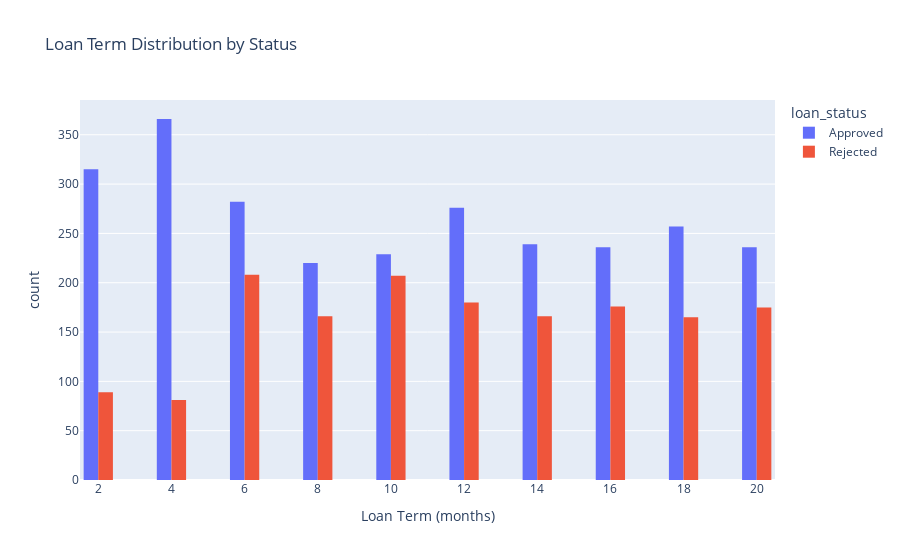

Notebook source saved alongside this figure:
### Code cell
fig = px.histogram(
    df_full,
    x='loan_term',
    color='loan_status',
    barmode='group',
    nbins=20,
    title='Loan Term Distribution by Status',
    labels={'loan_term':'Loan Term (months)', 'count':'Applicants'}
)
fig.show()

### Figure 1 — Plotly figure (JSON) as saved in the notebook; plotly's stock layout.template omitted (floating-point values rounded to 4 significant figures; data arrays with more than 128 entries replaced by an {"elided": "..."} marker saying what was removed)
{"data": [{"alignmentgroup": "True", "bingroup": "x", "hovertemplate": "loan_status=Approved<br>Loan Term (months)=%{x}<br>count=%{y}<extra></extra>", "legendgroup": "Approved", "marker": {"color": "#636efa", "pattern": {"shape": ""}}, "name": "Approved", "nbinsx": 20, "offsetgroup": "Approved", "orientation": "v", "showlegend": true, "type": "histogram", "x": {"elided": "2656 int values"}, "xaxis": "x", "yaxis": "y"}, {"alignmentgroup": "True", "bingroup": "x", "hovertemplate": "loan_status=Rejected<br>Loan Term (months)=%{x}<br>count=%{y}<extra></extra>", "legendgroup": "Rejected", "marker": {"color": "#EF553B", "pattern": {"shape": ""}}, "name": "Rejected", "nbinsx": 20, "offsetgroup": "Rejected", "orientation": "v", "showlegend": true, "type": "histogram", "x": {"elided": "1613 int values"}, "xaxis": "x", "yaxis": "y"}], "layout": {"barmode": "group", "legend": {"title": {"text": "loan_status"}, "tracegroupgap": 0}, "title": {"text": "Loan Term Distribution by Status"}, "xaxis": {"anchor": "y", "domain": [0, 1], "title": {"text": "Loan Term (months)"}}, "yaxis": {"anchor": "x", "domain": [0, 1], "title": {"text": "count"}}}}
